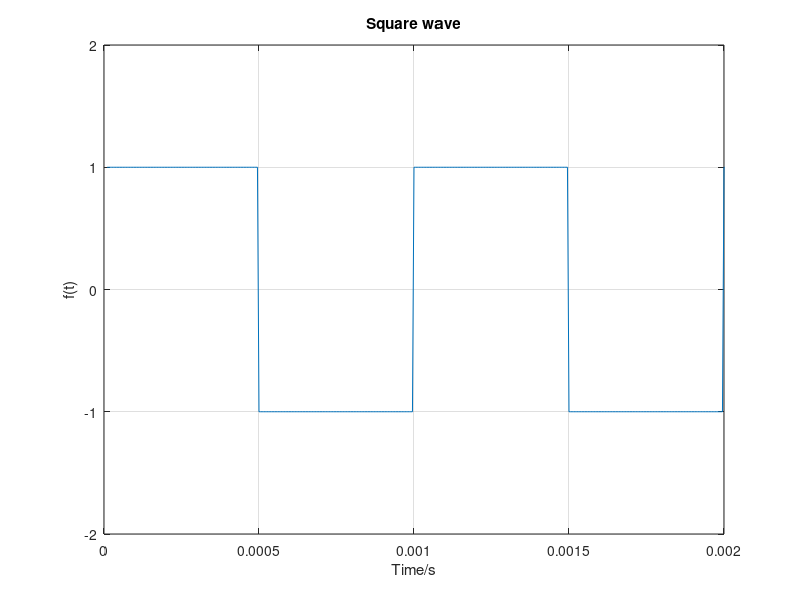

MATLAB code for this plot:
Fs = 200000;            % sampling frequency
t = 0.00001:1/Fs:0.05;  %time domain
T = 10^(-3);            %period
f = 1/T;                % frequency of signal
w = 2*pi*f;             %calculating radian frequency
y = square(w*t, 50);    %developing square wave
plot (t, y);
xlim([0, 0.002]);       %x-axis boundary
ylim([-2, 2]);          %y-axis boundary
xlabel("Time/s");
ylabel("f(t)");
title("Square wave");
grid on;
hold on;